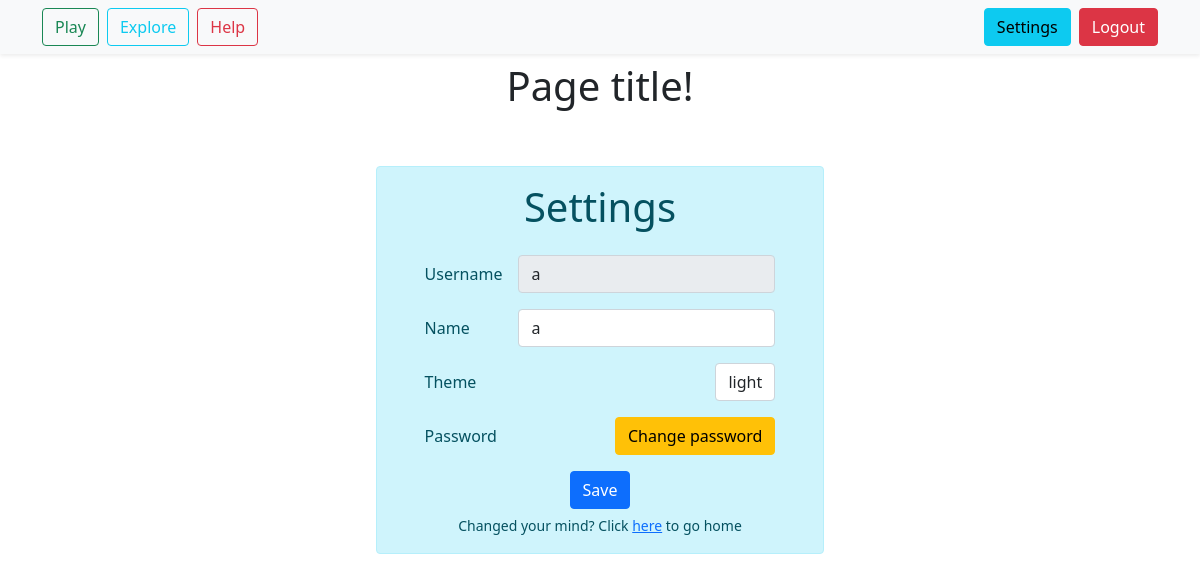
Screenshot of /settings (signed in) with the database file from the repository.
### app/models.py (models this page shows)
class User(UserMixin, db.Model):
    id = db.Column(db.Integer, primary_key=True)
    username = db.Column(db.String(100), unique=True)
    password = db.Column(db.String(100), nullable=False)

class UserSettings(db.Model):
    id = db.Column(db.Integer, primary_key=True)
    name = db.Column(db.String(1000))
    theme = db.Column(db.String(20))
    user_id = db.Column(db.Integer, db.ForeignKey('user.id'), nullable=False)

### app/views.py (the view, shortened to what this page needs)
@app.route("/settings", methods=["GET", "POST"])
@login_required
def settings():
    form = UserSettingsForm()
    current_user_settings = get_user_settings()
    form.name.data = current_user_settings.name
    form.theme.data = current_user_settings.theme
    return render_template("user_settings.html",
                           title="Settings",
                           current_path="/settings",
                           dev=False,
                           user=current_user,
                           user_settings=get_user_settings(),
                           form=form), 200

### app/forms.py
class UserSettingsForm(Form):
    name = StringField("Name", validators=[Length(min=1), InputRequired()])
    theme = SelectField("Theme", choices=["light", "dark"], validators=[InputRequired()])

### app/__init__.py (called while the page is built)
@login_manager.user_loader
def load_user(user_id):
    return models.User.query.get(int(user_id))

### app/utils.py (called while the page is built)
def get_user_settings():
    if current_user.is_authenticated:
        current_user_db = models.User.query.filter_by(username=current_user.username).first()
        current_user_settings = models.UserSettings.query.filter_by(user_id=current_user_db.id).first()
        return current_user_settings
    return None

### app/views.py (called while the page is built)
@app.before_request
def make_session_permanent():
    session.permanent = False

### app/templates/user_settings.html (shortened to what this page needs)
{% extends "basic_center.html" %}
{% block centered_content %}
    <div class="mb-5">
        <div class="d-flex justify-content-center">
            <h1>Page title!</h1>
        </div>
    </div>
    <div class="mb-5">
        <div class="d-flex justify-content-center">
            <div class="alert alert-info px-5">
                <div class="mb-3 d-flex justify-content-center">
                    <h1>Settings</h1>
                </div>
                <form class="" action="" method="post" name="settings_form">
                    <div class="row g-3 mb-3 ">
                        <div class="col-1 flex-grow-1">
                            <label for="username" class="col-form-label">Username</label>
                        </div>
                        <div class="col-auto">
                            <input type="text" class="form-control" value="{{ user.username }}" disabled aria-disabled="true">
                        </div>
                    </div>
                    <div class="row g-3 mb-3 ">
                        <div class="col-1 flex-grow-1">
                            {{ form.name.label(class_="col-form-label") }}
                        </div>
                        <div class="col-auto">
                            {{ form.name(class_="form-control") }}
                        </div>
                    </div>
                    <div class="row g-3 mb-3 ">
                        <div class="col-1 flex-grow-1">
                            {{ form.theme.label(class_="col-form-label") }}
                        </div>
                        <div class="col-auto">
                            {{ form.theme(class_="form-control") }}
                        </div>
                    </div>
                    <div class="row g-3 mb-3 ">
                        <div class="col-1 flex-grow-1">
                            <p class="col-form-label">Password</p>
                        </div>
                        <div class="col-auto">
                            <a href="/changepassword" class="btn btn-warning">Change password</a>
                        </div>
                    </div>
                    <div class="mb-1 d-flex justify-content-center">
                        <button type="submit" class="btn btn-primary">Save</button>
                    </div>
                    <div class=" d-flex justify-content-center">
                        <p class="mb-0"><small>Changed your mind? Click <a href="/">here</a> to go home</small></p>
                    </div>
                </form>
            </div>
        </div>
    </div>
{% endblock %}

### app/static/css/base.css (style rules this page uses)
:root { --break-sm: 576px; --break-md: 768px; --break-lg: 992px; --break-xl: 1200px; }

### rows the page displays
User: username "a"
UserSettings: name "a", theme "light"
